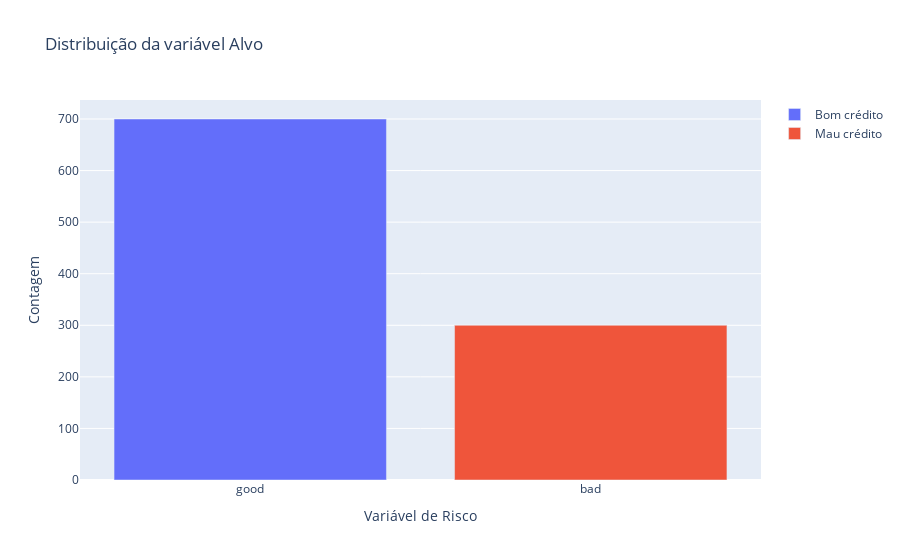

The code cell stored with this chart in its notebook:
### Code cell
# é uma biblioteca para trabalhar com plotly
import plotly.offline as py 
py.init_notebook_mode(connected=True) # este código nos permite trabalhar com a versão offline do plotly
import plotly.graph_objs as go # é como o "plt" do matplotlib
import plotly.tools as tls # É útil para obtermos algumas ferramentas do plotly
import warnings # Esta biblioteca será usada para ignorar alguns avisos
from collections import Counter # Para fazer contagem de algumas features

trace0 = go.Bar(
            x = df_credit[df_credit["Risk"]== 'good']["Risk"].value_counts().index.values,
            y = df_credit[df_credit["Risk"]== 'good']["Risk"].value_counts().values,
            name='Bom crédito'
    )

trace1 = go.Bar(
            x = df_credit[df_credit["Risk"]== 'bad']["Risk"].value_counts().index.values,
            y = df_credit[df_credit["Risk"]== 'bad']["Risk"].value_counts().values,
            name='Mau crédito'
    )

data = [trace0, trace1]

layout = go.Layout(
    
)

layout = go.Layout(
    yaxis=dict(
        title='Contagem'
    ),
    xaxis=dict(
        title='Variável de Risco'
    ),
    title='Distribuição da variável Alvo'
)

fig = go.Figure(data=data, layout=layout)

py.iplot(fig, filename='grouped-bar')

### Figure 1 — Plotly figure (JSON) as saved in the notebook; plotly's stock layout.template omitted (floating-point values rounded to 4 significant figures)
{"data": [{"name": "Bom crédito", "type": "bar", "x": ["good"], "y": [700]}, {"name": "Mau crédito", "type": "bar", "x": ["bad"], "y": [300]}], "layout": {"title": {"text": "Distribuição da variável Alvo"}, "xaxis": {"title": {"text": "Variável de Risco"}}, "yaxis": {"title": {"text": "Contagem"}}}}
